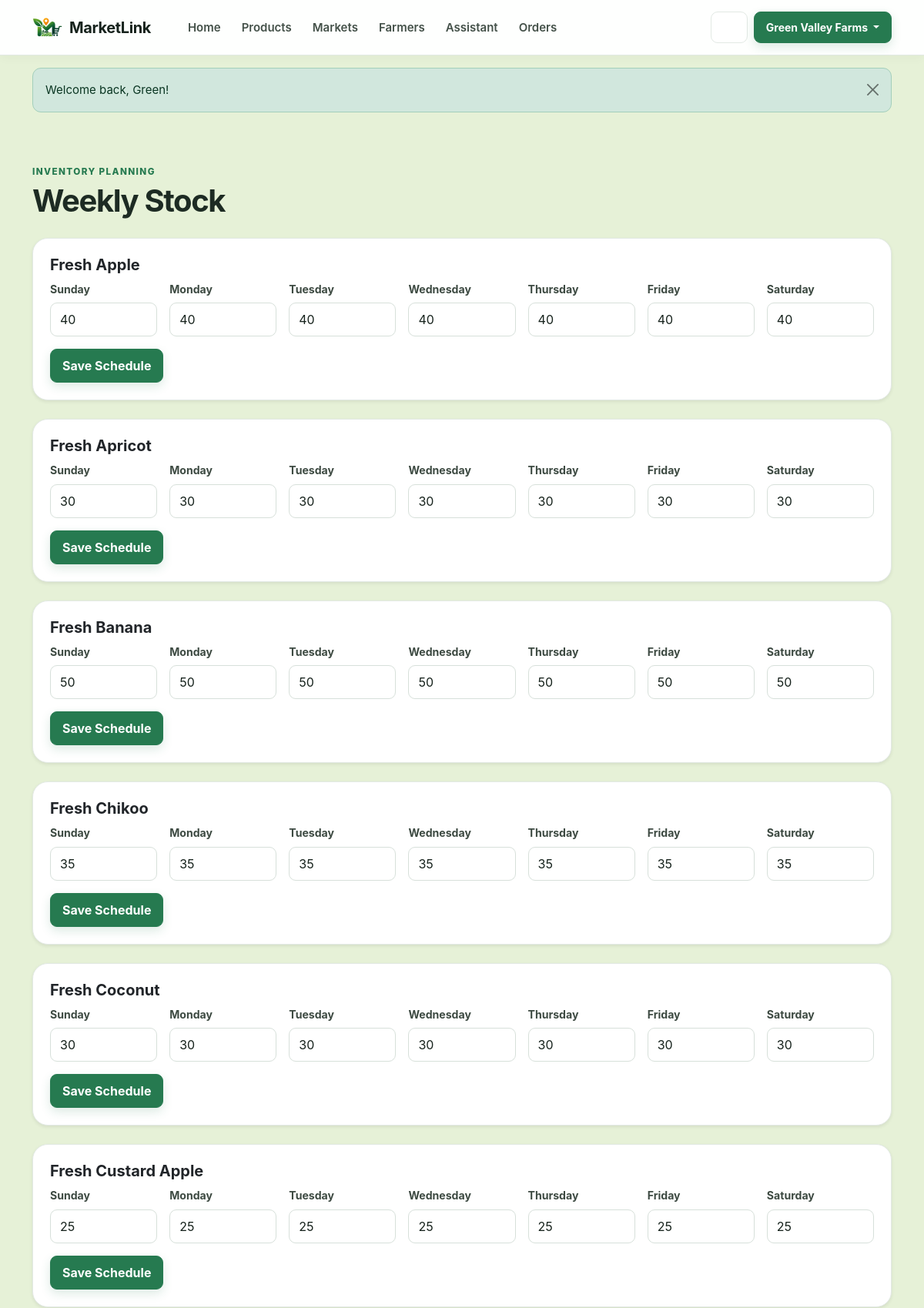
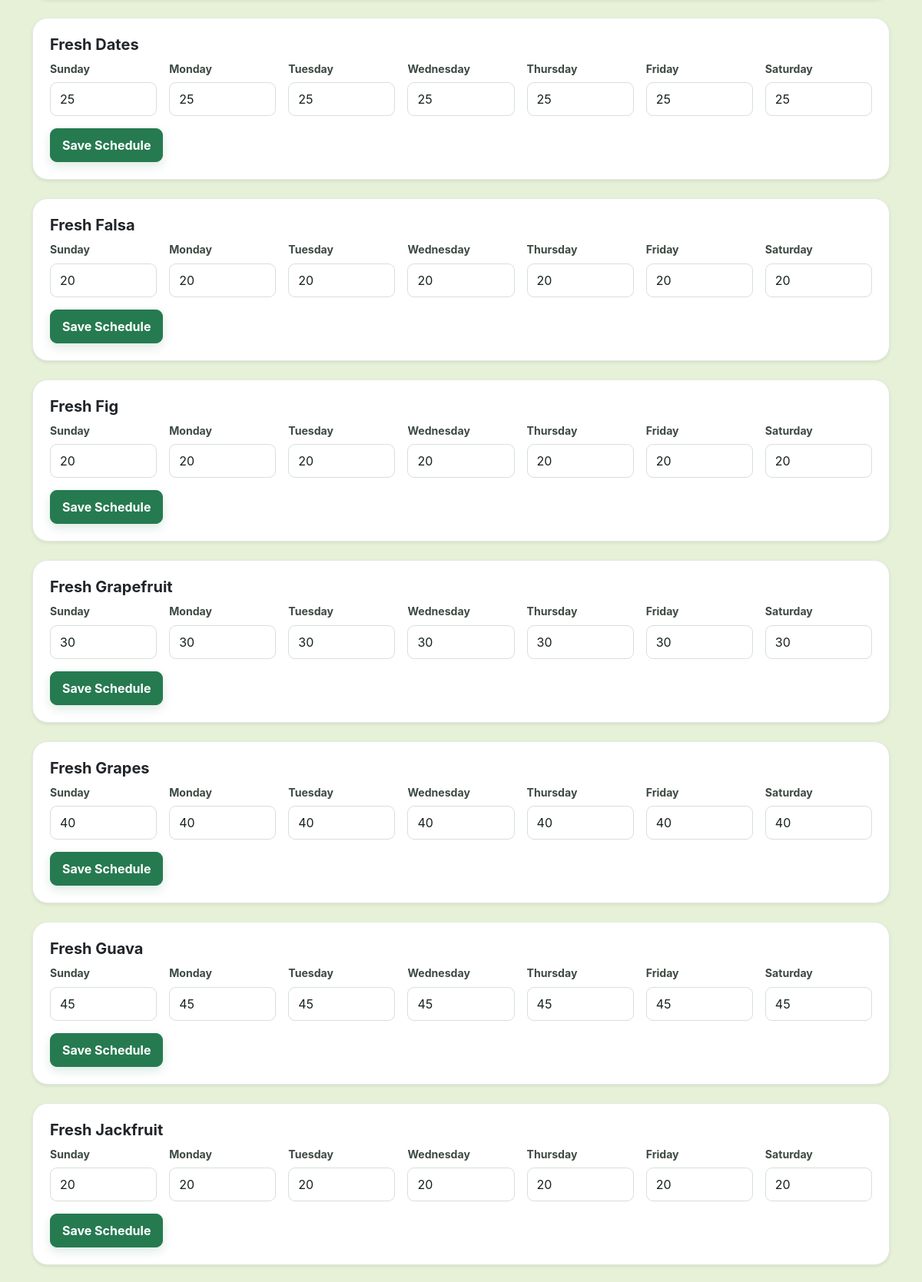
Screenshot of /farmer/schedule (signed in, upper part) with the database file from the repository (2 pictures, top to bottom).
### tables this page shows
CREATE TABLE `users` (
  `id` int(10) UNSIGNED NOT NULL,
  `name` varchar(120) NOT NULL,
  `email` varchar(190) NOT NULL,
  `password` varchar(255) NOT NULL,
  `phone` varchar(30) DEFAULT NULL,
  `profile_image` varchar(255) DEFAULT NULL,
  `role` enum('admin','farmer','customer') NOT NULL DEFAULT 'customer',
  `market_id` int(10) UNSIGNED DEFAULT NULL,
  `status` enum('active','inactive') NOT NULL DEFAULT 'active',
  `approval_status` enum('pending','approved','suspended') NOT NULL DEFAULT 'approved',
  `created_at` timestamp NOT NULL DEFAULT current_timestamp()
);

CREATE TABLE `products` (
  `id` int(10) UNSIGNED NOT NULL,
  `farmer_id` int(10) UNSIGNED DEFAULT NULL,
  `category_id` int(10) UNSIGNED DEFAULT NULL,
  `name` varchar(150) NOT NULL,
  `description` text DEFAULT NULL,
  `price` decimal(10,2) NOT NULL DEFAULT 0.00,
  `stock` int(10) UNSIGNED NOT NULL DEFAULT 0,
  `image` varchar(255) DEFAULT NULL,
  `status` enum('pending','approved','rejected') NOT NULL DEFAULT 'pending',
  `is_sold_out` tinyint(1) NOT NULL DEFAULT 0,
  `created_at` timestamp NOT NULL DEFAULT current_timestamp(),
  `updated_at` timestamp NOT NULL DEFAULT current_timestamp() ON UPDATE current_timestamp()
);

### app/Controllers/FarmerController.php (called while the page is built, shortened)
<?php
class FarmerController
{
    public function schedule(): void
    {
        require_role('farmer');
        $pdo = db();
        $uid = current_user()['id'];
        $products = $pdo->prepare("SELECT id,name FROM products WHERE farmer_id=? ORDER BY name");
        $products->execute([$uid]);
        $products = $products->fetchAll();
        $schedules = [];
        foreach ($products as $p) {
            $q = $pdo->prepare("SELECT day_of_week,available_qty FROM weekly_stock WHERE product_id=?");
            $q->execute([$p['id']]);
            $s = [];
            foreach ($q->fetchAll() as $r) $s[$r['day_of_week']] = $r['available_qty'];
            $schedules[$p['id']] = $s;
        }
        $days = ['Sunday', 'Monday', 'Tuesday', 'Wednesday', 'Thursday', 'Friday', 'Saturday'];
        require __DIR__ . '/../Views/layouts/header.php';
        require __DIR__ . '/../Views/farmer/schedule.php';
        require __DIR__ . '/../Views/layouts/footer.php';
    }
}

### index.php (called while the page is built, shortened)
<?php
require_once __DIR__ . '/app/Support/Router.php';
$router = new \App\Support\Router(require __DIR__ . '/routes/web.php');
$router->dispatch($_SERVER['REQUEST_METHOD'] ?? 'GET', $_SERVER['REQUEST_URI'] ?? '/');

### app/Support/auth.php (called while the page is built, shortened)
<?php
require_once __DIR__ . '/db.php';
function current_user(): ?array
{
    static $userLoaded = false;
    static $user = null;
    if ($userLoaded) return $user;
    $userLoaded = true;
    $st = db()->prepare('SELECT * FROM users WHERE id=? LIMIT 1');
    $st->execute([$_SESSION['user_id']]);
    $user = $st->fetch() ?: null;
    return $user;
}
function require_login(): void
{
    if (!current_user()) {
        flash('warning', 'Please login first.');
        redirect('login.php');
    }
}
function require_role(string $role): void
{
    require_login();
}

### app/Support/db.php (called while the page is built, shortened)
<?php
function db(): PDO {
    static $pdo = null;
    if ($pdo === null) {
        $dsn = 'mysql:host=' . DB_HOST . ';dbname=' . DB_NAME . ';charset=utf8mb4';
        $pdo = new PDO($dsn, DB_USER, DB_PASS, [PDO::ATTR_ERRMODE=>PDO::ERRMODE_EXCEPTION, PDO::ATTR_DEFAULT_FETCH_MODE=>PDO::FETCH_ASSOC, PDO::ATTR_EMULATE_PREPARES=>false]);
    }
    return $pdo;
}

### app/Views/farmer/schedule.php (the view)
<div class="container py-5"><span class="eyebrow">Inventory planning</span>
    <h1 class="fw-bold mb-4">Weekly Stock</h1><?php foreach ($products as $p): ?><div class="card border-0 shadow-sm mb-4">
            <div class="card-body">
                <h5 class="fw-bold"><?= e($p['name']) ?></h5>
                <form method="post" class="row g-3"><?= csrf_field() ?><input type="hidden" name="product_id" value="<?= $p['id'] ?>"><?php for ($d = 0; $d < 7; $d++): ?><div class="col-6 col-md"><label class="form-label small"><?= $days[$d] ?></label><input type="number" min="0" class="form-control" name="day_<?= $d ?>" value="<?= (int)($schedules[$p['id']][$d] ?? 0) ?>"></div><?php endfor; ?><div class="col-12"><button class="btn btn-primary">Save Schedule</button></div>
                </form>
            </div>
        </div><?php endforeach; ?><?php if (!$products): ?><div class="alert alert-info">Add a product first to manage weekly stock.</div><?php endif; ?>
</div>

### app/Support/Router.php (shortened to what this page needs)
<?php
class Router {
    public function dispatch(string $method, string $uri): void {
        $path = parse_url($uri, PHP_URL_PATH) ?: '/';
        foreach ($this->routes as [$m,$route,$handler]) {
            if ($m === $method && $route === $path) { [$class,$action]=$handler; (new $class())->$action(); return; }
        }
    }
}

### app/Views/layouts/header.php (shortened to what this page needs)
<?php
$flash = get_flash();
$user = current_user();
?>
<!doctype html>
<html lang="en">
<head>
    <link
        href="https://cdn.jsdelivr.net/npm/bootstrap@5.3.8/dist/css/bootstrap.min.css"
        rel="stylesheet"
    >
<link
        href="<?= url('assets/css/style.css') ?>"
        rel="stylesheet"
    >
</head>
<body>
    <nav class="navbar navbar-expand-lg navbar-light sticky-top">
        <div class="container">
            <a
                class="navbar-brand fw-bold d-flex align-items-center gap-2"
                href="<?= url('home') ?>"
            >
                <img src="<?= url('assets/img/logo.png') ?>" alt="MarketLink logo" width="40" height="40" class="d-inline-block align-text-top">
                <span>MarketLink</span>
            </a>
            <div id="mainNav" class="collapse navbar-collapse">
                <ul class="navbar-nav me-auto mb-2 mb-lg-0">
                    <li class="nav-item links">
                        <a
                            class="nav-link text-light"
                            href="<?= url('home') ?>"
                        >
                            Home
                        </a>
                    </li>
                    <li class="nav-item links">
                        <a
                            class="nav-link text-light"
                            href="<?= url('products') ?>"
                        >
                            Products
                        </a>
                    </li>
                    <li class="nav-item links">
                        <a
                            class="nav-link text-light"
                            href="<?= url('markets') ?>"
                        >
                            Markets
                        </a>
                    </li>
                    <li class="nav-item links">
                        <a
                            class="nav-link text-light"
                            href="<?= url('farmers') ?>"
                        >
                            Farmers
                        </a>
                    </li>
                    <li class="nav-item links">
                        <a
                            class="nav-link text-light"
                            href="<?= url('assistant') ?>"
                        >
                            Assistant
                        </a>
                    </li>
                    <?php if ($user && $user['role'] === 'customer'): ?>
                        <li class="nav-item links">
                            <a
                                class="nav-link text-light"
                                href="<?= url('orders') ?>"
                            >
                                Orders
                            </a>
                        </li>
                    <?php elseif ($user && $user['role'] === 'farmer'): ?>
                        <li class="nav-item">
                            <a
                                class="nav-link"
                                href="<?= url('farmer/orders') ?>"
                            >
                                Orders
                            </a>
                        </li>
                    <?php endif; ?>
                </ul>
                <div class="d-flex align-items-center gap-2">
                    <?php if ($user): ?>
                        <a
                            class="btn btn-outline-light btn-sm bell-icon"
                            href="<?= url('notifications') ?>"
                        >
                            <?= svg_icon("bell", "icon icon-sm", "Notifications") ?>
                        </a>
                        <div class="dropdown">
                            <button
                                class="btn btn-primary btn-sm dropdown-toggle"
                                data-bs-toggle="dropdown"
                            >
                                <?= e($user['name']) ?>
                            </button>
                        </div>
                    <?php endif; ?>
                </div>
            </div>
        </div>
    </nav>
    <?php if ($flash): ?>
        <div class="container mt-3">
            <div
                class="alert alert-<?= e($flash['type']) ?> alert-dismissible fade show"
                role="alert"
            >
                <?= e($flash['message']) ?>
                <button
                    class="btn-close"
                    data-bs-dismiss="alert"
                ></button>
            </div>
        </div>
    <?php endif; ?>

### assets/css/style.css (style rules this page uses)
:root { --green-950: #123b2a; --green-900: #174b34; --green-800: #1d6545; --green-700: #267a50; --green-600: #2f8b5c; --green-100: #e8f5ed; --green-50: #f4faf6; --ink: #17231d; --muted: #6b776f; --line: #e2e9e4; --paper: #ffffff; --page: #71af1a2c; --warning: #a66a00; --danger: #b42318; --radius: 14px; --radius-lg: 20px; --shadow: 0 8px 24px rgba(25, 55, 39, .07); --shadow-hover: 0 16px 36px rgba(25, 55, 39, .11); }
* { box-sizing: border-box; }
html { scroll-behavior: smooth; }
body { margin: 0; background: var(--page); color: var(--ink); font-family: Inter, ui-sans-serif, -apple-system, BlinkMacSystemFont, "Segoe UI", sans-serif; font-size: 15px; line-height: 1.6; -webkit-font-smoothing: antialiased; }
a { color: var(--green-700); text-decoration: none; }
.navbar { min-height: 72px; background: rgba(255,255,255,.97) !important; border-bottom: 1px solid var(--line) !important; box-shadow: 0 2px 14px rgba(20, 45, 31, .04); padding: 10px 0; }
.navbar .container { gap: 20px; }
.navbar-brand { color: var(--ink) !important; letter-spacing: -.02em; }
.navbar-nav { gap: 3px; }
.navbar-nav .links { margin: 0; }
.navbar-nav .links .nav-link, .navbar-nav .nav-link { position: relative; color: #445149 !important; font-weight: 600; padding: 9px 12px !important; border-radius: 9px; transition: background .18s ease, color .18s ease; }
.btn { border-radius: 9px; font-weight: 650; padding: 9px 15px; border-width: 1px; transition: transform .16s ease, box-shadow .16s ease, background .16s ease; }
.btn-primary { --bs-btn-bg: var(--green-700); --bs-btn-border-color: var(--green-700); --bs-btn-hover-bg: var(--green-900); --bs-btn-hover-border-color: var(--green-900); --bs-btn-active-bg: var(--green-900); --bs-btn-active-border-color: var(--green-900); box-shadow: 0 5px 13px rgba(38,122,80,.16); }
.form-control, .form-select { min-height: 44px; border-color: #d7e0da; border-radius: 9px; color: var(--ink); background: #fff; }
.form-label { color: #3d4a42; font-size: .88rem; font-weight: 650; margin-bottom: 6px; }
.hero-card, .card, .stat-card, .stat-mini, .info-box { background: var(--paper); border: 1px solid var(--line) !important; border-radius: var(--radius-lg) !important; }
.card, .stat-card { box-shadow: var(--shadow); }
.card-body { padding: 22px; }
.eyebrow { display: inline-block; margin-bottom: 7px; color: var(--green-700); font-size: .73rem; line-height: 1; text-transform: uppercase; letter-spacing: .12em; font-weight: 800; }
.alert { border-radius: 11px; border-width: 1px; }
.bell-icon { position: relative; color: var(--green-800) !important; background: #fff !important; border-color: var(--line) !important; box-shadow: none; }
.container > h1, .container h1 { letter-spacing: -.035em; color: #1d2b23; }
.navbar-brand img { object-fit: contain; border-radius: 9px; }

### rows the page displays
users: name "Green Valley Farms"
products: name "Fresh Apple", d "Sunday", id "40", d "Monday", d "Tuesday", d "Wednesday", d "Thursday", d "Friday", d "Saturday"
products: name "Fresh Apricot", d "Sunday", id "30", d "Monday", d "Tuesday", d "Wednesday", d "Thursday", d "Friday", d "Saturday"
products: name "Fresh Banana", d "Sunday", id "50", d "Monday", d "Tuesday", d "Wednesday", d "Thursday", d "Friday", d "Saturday"
products: name "Fresh Chikoo", d "Sunday", id "35", d "Monday", d "Tuesday", d "Wednesday", d "Thursday", d "Friday", d "Saturday"
products: name "Fresh Coconut", d "Sunday", id "30", d "Monday", d "Tuesday", d "Wednesday", d "Thursday", d "Friday", d "Saturday"
products: name "Fresh Custard Apple", d "Sunday", id "25", d "Monday", d "Tuesday", d "Wednesday", d "Thursday", d "Friday", d "Saturday"
products: name "Fresh Dates", d "Sunday", id "25", d "Monday", d "Tuesday", d "Wednesday", d "Thursday", d "Friday", d "Saturday"
products: name "Fresh Falsa", d "Sunday", id "20", d "Monday", d "Tuesday", d "Wednesday", d "Thursday", d "Friday", d "Saturday"
products: name "Fresh Fig", d "Sunday", id "20", d "Monday", d "Tuesday", d "Wednesday", d "Thursday", d "Friday", d "Saturday"
products: name "Fresh Grapefruit", d "Sunday", id "30", d "Monday", d "Tuesday", d "Wednesday", d "Thursday", d "Friday", d "Saturday"
products: name "Fresh Grapes", d "Sunday", id "40", d "Monday", d "Tuesday", d "Wednesday", d "Thursday", d "Friday", d "Saturday"
products: name "Fresh Guava", d "Sunday", id "45", d "Monday", d "Tuesday", d "Wednesday", d "Thursday", d "Friday", d "Saturday"
products: name "Fresh Jackfruit", d "Sunday", id "20", d "Monday", d "Tuesday", d "Wednesday", d "Thursday", d "Friday", d "Saturday"
